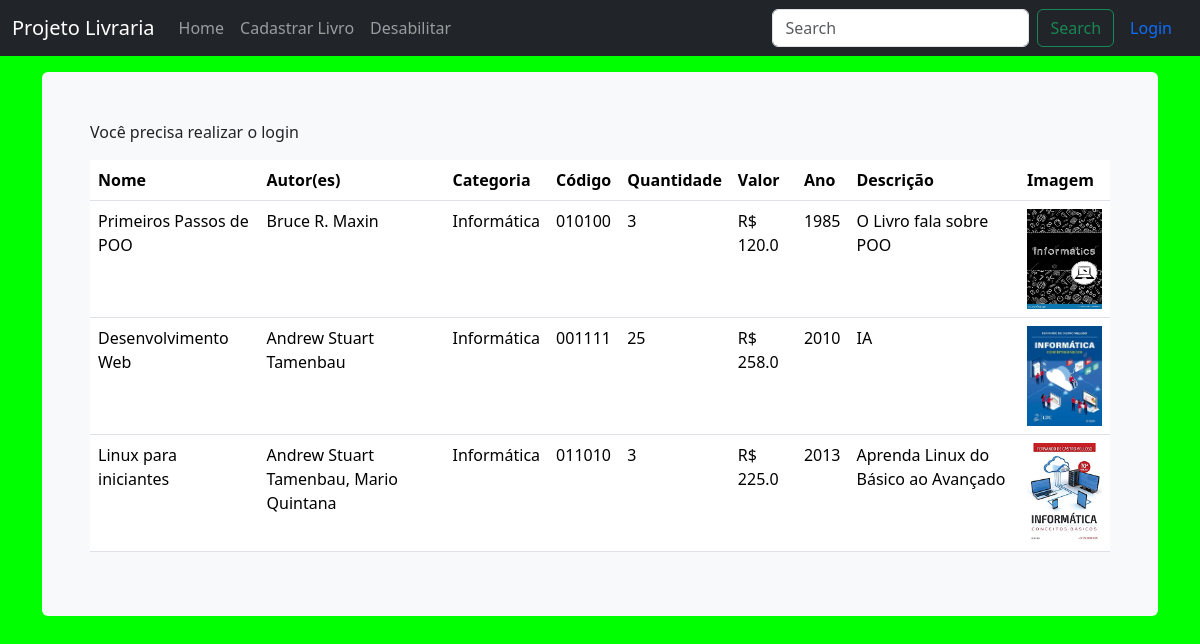
The page / on the database its author committed.
### livraria/models.py (models this page shows, shortened)
class Livro(models.Model):
    nome = models.CharField(max_length=200)
    autor = models.ManyToManyField(Autor, blank=True)
    categoria = models.ForeignKey(Categoria, on_delete=models.CASCADE, verbose_name="Categoria")
    codigo = models.CharField(max_length=20)
    quantidade = models.IntegerField()
    valor = models.FloatField()
    ano = models.IntegerField()
    descricao = models.TextField()
    imagem = models.ImageField(upload_to='livraria/media', blank=True, null=True)

class Autor(models.Model):
    nome = models.CharField(max_length=200)
    def __str__(self):
        return self.nome

class Categoria(models.Model):
    nome = models.CharField(max_length=200)
    descricao = models.TextField()

### livraria/views.py (the view)
# urls.py: path('', views.listar_livros, name='listar_livros'),
def listar_livros(request):
    livros = Livro.objects.all()
    return render(request, 'livraria/listar_livros.html', {'livros': livros})

### livraria/templates/livraria/listar_livros.html (shortened to what this page needs)
{% extends 'livraria/base.html' %}
{% block content %}
{% if user.is_authenticated %}
<h3>Hello My Friend {{ user.username }}</h3>
<a href="{% url 'logout_usuario' %}">Sair</a>
{% else %}
<p>Você precisa realizar o login</p>
 {% endif %}
<table class="table">
  <thead>
    <tr>
      <th>Nome</th>
      <th>Autor(es)</th>
      <th>Categoria</th>
      <th>Código</th>
      <th>Quantidade</th>
      <th>Valor</th>
      <th>Ano</th>
      <th>Descrição</th>
      <th>Imagem</th>
    </tr>
  </thead>
  <tbody>
    {% for livro in livros %}
    <tr>
      <td>{{ livro.nome }}</td>
      <td>{{ livro.autor.all|join:", " }}</td>
      <td>{{ livro.categoria.nome }}</td>
      <td>{{ livro.codigo }}</td>
      <td>{{ livro.quantidade }}</td>
      <td>R$ {{ livro.valor }}</td>
      <td>{{ livro.ano }}</td>
      <td>{{ livro.descricao }}</td>
      <td>
        {% if livro.imagem %}
        <a href="{% url 'detalhar_livro' id=livro.id %}">
          <img
            height="100"
            width="75"
            src="{{ livro.imagem.url }}"
            alt="{{ livro.nome }}"
          />
        </a>
        {% else %}
        <p>Sem imagem disponível</p>
        {% endif %}
      </td>
    </tr>
    {% endfor %}
  </tbody>
</table>
{% endblock %}

### livraria/templates/livraria/base.html (shortened to what this page needs)
<!DOCTYPE html>
<html lang="pt">
  <head>
    {% load static %}
    <link
      rel="stylesheet"
      href="https://cdn.jsdelivr.net/npm/@docsearch/css@3"
    />
    <link rel="stylesheet" href="{% static 'css/bootstrap.min.css' %}" />
    <link rel="stylesheet" href="{% static 'navbar-fixed.css' %}" />
  </head>
  <body class="bg-verde">
    <nav class="navbar navbar-expand-md navbar-dark fixed-top bg-dark">
      <div class="container-fluid">
        <a class="navbar-brand" href="#">Projeto Livraria</a>
        <div class="collapse navbar-collapse" id="navbarNav">
          <ul class="navbar-nav me-auto">
            <li class="nav-item">
              <a class="nav-link" href="{% url 'listar_livros' %}">Home</a>
            </li>
            <li class="nav-item">
              <a class="nav-link" href="{% url 'cadastrar_livro' %}"
                >Cadastrar Livro</a>
            </li>
            <li class="nav-item">
              <a class="nav-link" href="#">Desabilitar</a>
            </li>
          </ul>
          <form class="d-flex" action="{% url 'buscar_livro' %}" method="post">
            <input
              name="infor"
              class="form-control me-2"
              type="search"
              placeholder="Search"
              aria-label="Search"/>
            <button class="btn btn-outline-success" type="submit">
              Search
            </button>
          </form>
          <ul class="nav justify-content-end">
            <li class="nav-item">
              <a
                class="nav-link active"
                aria-current="page"
                href="{% url 'page_login' %}"
                >Login</a
              >
            </li>
          </ul>
        </div>
      </div>
    </nav>
    <main class="container">
      <div class="bg-body-tertiary p-5 rounded">
        {% block content %} {% endblock %}
      </div>
    </main>
  </body>
</html>

### livraria/static/navbar-fixed.css (style rules this page uses)
body { min-height: 75rem; padding-top: 4.5rem; }

### livraria/templates/livraria/base.html (style rules this page uses)
body.bg-verde { background-color: #00ff00; }

### rows shown on the page
Livro: nome "Primeiros Passos de POO", autor.all "Bruce R. Maxin", categoria.nome "Informática", codigo "010100", quantidade "3", valor "120.0", ano "1985", descricao "O Livro fala sobre POO", imagem (picture)
Livro: nome "Desenvolvimento Web", autor.all "Andrew Stuart Tamenbau", categoria.nome "Informática", codigo "001111", quantidade "25", valor "258.0", ano "2010", descricao "IA", imagem (picture)
Livro: nome "Linux para iniciantes", autor.all "Andrew Stuart Tamenbau, Mario Quintana", categoria.nome "Informática", codigo "011010", quantidade "3", valor "225.0", ano "2013", descricao "Aprenda Linux do Básico ao Avançado", imagem (picture)
